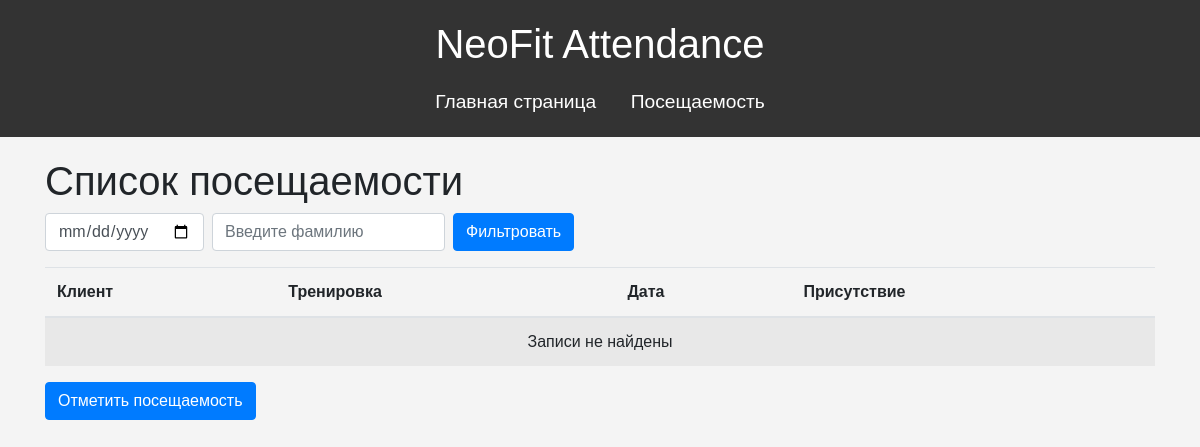
The page /attendance/ on the database as committed earlier.
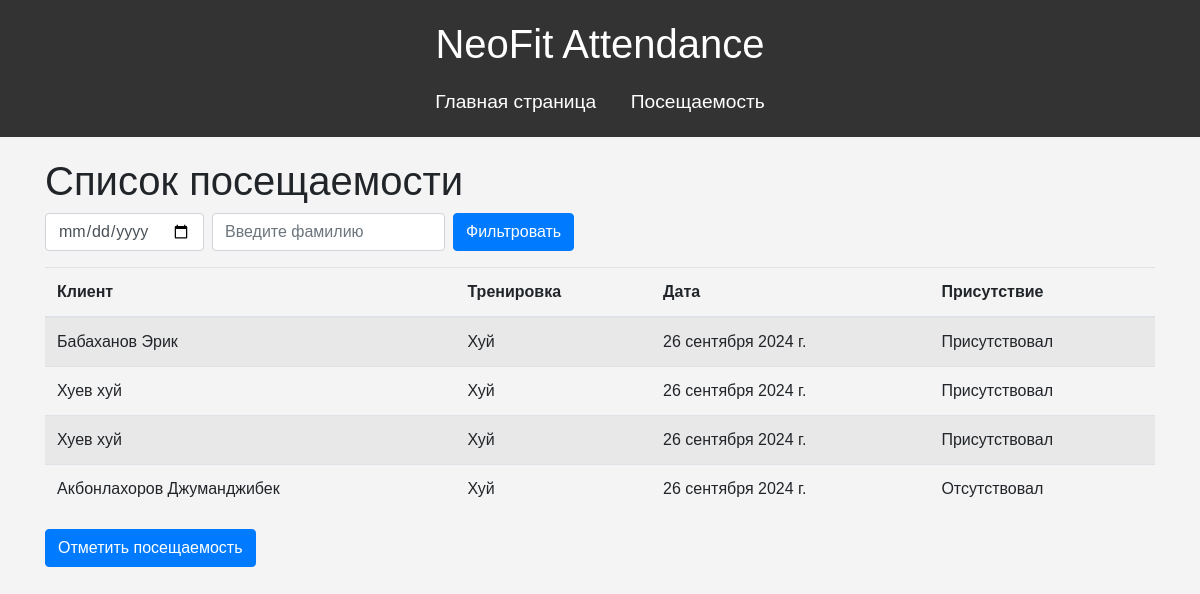
The same page on the database as committed later.
### attendance/models.py (models this page shows, shortened)
class Attendance(models.Model):
    client = models.ForeignKey(Client, on_delete=models.CASCADE)
    session = models.ForeignKey(TrainingSession, on_delete=models.CASCADE)
    date = models.DateField(default=timezone.now)  # Дата по умолчанию — текущая дата
    present = models.BooleanField(default=False)

### appointments/models.py (models this page shows)
class Client(models.Model):
    last_name = models.CharField(max_length=100)  # Фамилия
    first_name = models.CharField(max_length=100)  # Имя
    middle_name = models.CharField(max_length=100, blank=True, null=True)  # Отчество (необязательно)
    email = models.EmailField()
    phone_number = models.CharField(max_length=15)  # Номер телефона
    birthdate = models.DateField(null=True, blank=True)  # Дата рождения
    def __str__(self):
        return f'{self.last_name} {self.first_name}'

class TrainingSession(models.Model):
    title = models.CharField(max_length=100)
    description = models.TextField(blank=True, null=True)
    date = models.DateField()
    time = models.TimeField(default="00:00")  # Время начала
    end_time = models.TimeField(default="01:00")  # Время окончания тренировки
    type = models.CharField(max_length=50, choices=[
        ('cardio', 'Кардио'),
        ('strength', 'Силовая'),
        ('flexibility', 'Растяжка')
    ], default='cardio')
    max_participants = models.IntegerField(null=True, blank=True)
    trainer = models.ForeignKey('Trainer', on_delete=models.SET_NULL, null=True)
    def __str__(self):
        return self.title

### attendance/views.py (the view)
# urls.py: path('', views.attendance_list, name='attendance_list'),
def attendance_list(request):
    attendances = Attendance.objects.all()
    date_filter = request.GET.get('date')
    surname_filter = request.GET.get('surname')
    if date_filter:
        attendances = attendances.filter(date=date_filter)
    if surname_filter:
        attendances = attendances.filter(client__last_name__icontains=surname_filter)
    return render(request, 'attendance/attendance_list.html', {'attendances': attendances})

### attendance/templates/attendance/attendance_list.html
{% extends 'attendance/base.html' %}
{% block content %}
<div class="container">
    <h1>Список посещаемости</h1>
    <form method="GET" class="form-inline mb-3">
        <input type="date" name="date" class="form-control mr-2" placeholder="Выберите дату">
        <input type="text" name="surname" class="form-control mr-2" placeholder="Введите фамилию">
        <button type="submit" class="btn btn-primary">Фильтровать</button>
    </form>
    <table class="table table-striped">
        <thead>
            <tr>
                <th>Клиент</th>
                <th>Тренировка</th>
                <th>Дата</th>
                <th>Присутствие</th>
            </tr>
        </thead>
        <tbody>
            {% for attendance in attendances %}
            <tr>
                <td>{{ attendance.client }}</td>
                <td>{{ attendance.session }}</td>
                <td>{{ attendance.date }}</td>
                <td>{{ attendance.present|yesno:"Присутствовал,Отсутствовал" }}</td>
            </tr>
            {% empty %}
            <tr>
                <td colspan="4" class="text-center">Записи не найдены</td>
            </tr>
            {% endfor %}
        </tbody>
    </table>
    <a href="{% url 'attendance:mark_attendance' %}" class="btn btn-primary">Отметить посещаемость</a>
</div>
{% endblock %}

Rows that differ between the two databases and show on the page:
added Attendance: client "Бабаханов Эрик", session "Хуй", date "26 сентября 2024 г.", present "Присутствовал"
added Attendance: client "Хуев хуй", session "Хуй", date "26 сентября 2024 г.", present "Присутствовал"
added Attendance: client "Хуев хуй", session "Хуй", date "26 сентября 2024 г.", present "Присутствовал"
added Attendance: client "Акбонлахоров Джуманджибек", session "Хуй", date "26 сентября 2024 г.", present "Отсутствовал"
Other text that changed with them:
text no longer shown: "Записи не найдены"
